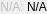
<?xml version="1.0" encoding="UTF-8"?>
<ui version="4.0">
 <class>CPRangePlugin</class>
 <widget class="QWidget" name="CPRangePlugin">
  <property name="geometry">
   <rect>
    <x>0</x>
    <y>0</y>
    <width>5</width>
    <height>5</height>
   </rect>
  </property>
  <property name="windowTitle">
   <string>CPRange</string>
  </property>
  <layout class="QGridLayout" name="gridLayout">
   <property name="margin">
    <number>0</number>
   </property>
   <property name="spacing">
    <number>0</number>
   </property>
   <item row="0" column="0">
    <widget class="QLabel" name="label">
     <property name="enabled">
      <bool>false</bool>
     </property>
     <property name="text">
      <string>N/A: </string>
     </property>
     <property name="alignment">
      <set>Qt::AlignRight|Qt::AlignTrailing|Qt::AlignVCenter</set>
     </property>
    </widget>
   </item>
   <item row="0" column="1">
    <widget class="QLabel" name="value">
     <property name="text">
      <string>N/A</string>
     </property>
    </widget>
   </item>
  </layout>
 </widget>
 <layoutdefault spacing="6" margin="11"/>
 <resources/>
 <connections/>
 <slots>
  <slot>nukeNodelet()</slot>
 </slots>
</ui>
